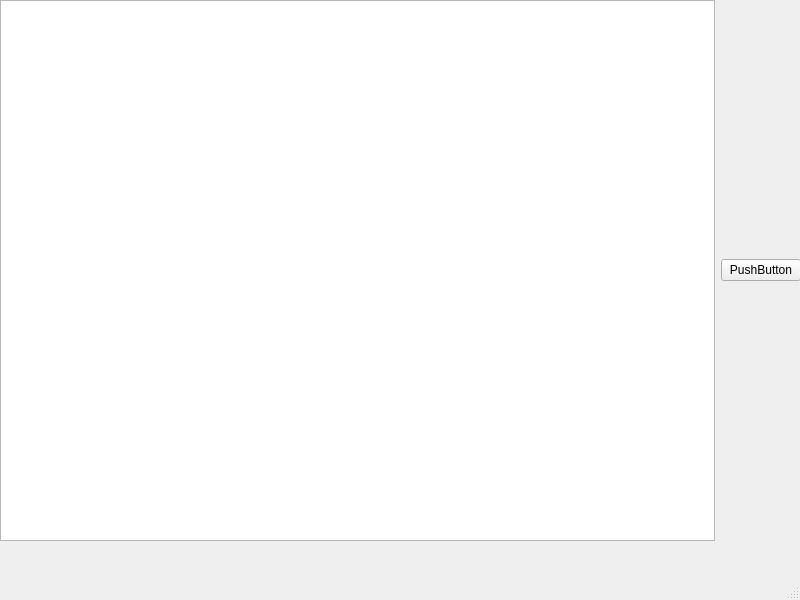
<?xml version="1.0" encoding="UTF-8"?>
<ui version="4.0">
 <class>MainWindow</class>
 <widget class="QMainWindow" name="MainWindow">
  <property name="geometry">
   <rect>
    <x>0</x>
    <y>0</y>
    <width>800</width>
    <height>600</height>
   </rect>
  </property>
  <property name="windowTitle">
   <string>MainWindow</string>
  </property>
  <widget class="QWidget" name="centralwidget">
   <widget class="QWidget" name="gridLayoutWidget">
    <property name="geometry">
     <rect>
      <x>0</x>
      <y>0</y>
      <width>801</width>
      <height>541</height>
     </rect>
    </property>
    <layout class="QGridLayout" name="gridLayout">
     <item row="0" column="1">
      <widget class="QPushButton" name="pushButton">
       <property name="text">
        <string>PushButton</string>
       </property>
      </widget>
     </item>
     <item row="0" column="0">
      <widget class="QTreeView" name="treeView"/>
     </item>
    </layout>
   </widget>
  </widget>
  <widget class="QMenuBar" name="menubar">
   <property name="geometry">
    <rect>
     <x>0</x>
     <y>0</y>
     <width>800</width>
     <height>26</height>
    </rect>
   </property>
  </widget>
  <widget class="QStatusBar" name="statusbar"/>
 </widget>
 <resources/>
 <connections/>
</ui>
